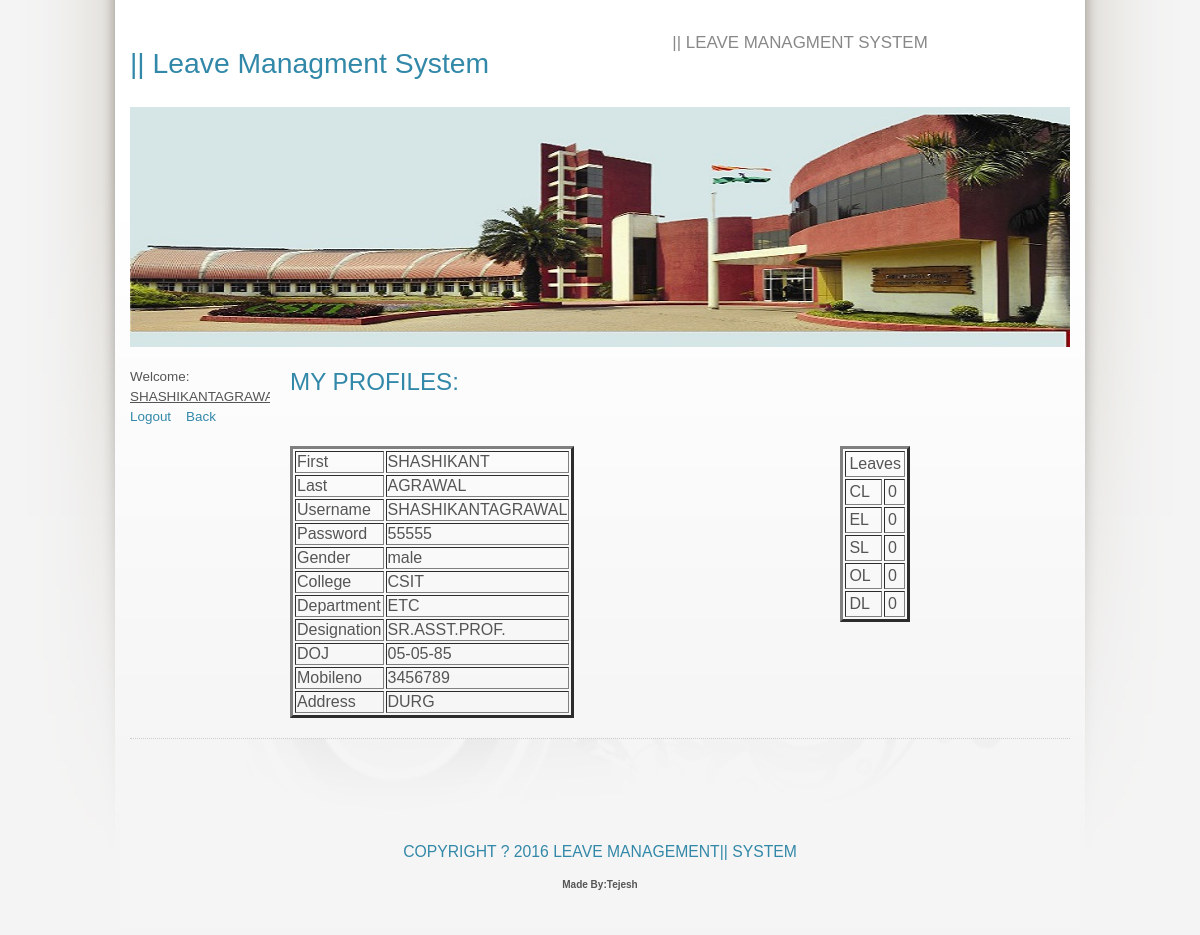
The page /myprofile.php (signed in) on the database its author committed.
### tables this page shows
CREATE TABLE IF NOT EXISTS `registration` (
  `ID` int(11) NOT NULL,
  `FIRST` varchar(50) NOT NULL,
  `LAST` varchar(50) NOT NULL,
  `USERNAME` varchar(50) NOT NULL,
  `PASSWORD` varchar(50) NOT NULL,
  `GENDER` varchar(30) NOT NULL,
  `COLLEGE` varchar(50) NOT NULL,
  `DEPARTMENT` varchar(50) NOT NULL,
  `DESIGNATION` varchar(50) NOT NULL,
  `TYPE` varchar(80) NOT NULL,
  `DOJ` varchar(30) NOT NULL,
  `MOBILENO` bigint(20) NOT NULL,
  `ADDRESS` varchar(300) NOT NULL,
  `CL` float NOT NULL,
  `EL` int(11) NOT NULL,
  `SL` int(11) NOT NULL,
  `OL` int(11) NOT NULL,
  `DL` int(11) NOT NULL
);

### myprofile.php (the view, shortened to what this page needs)
<html>
<head>
	<link rel="stylesheet" type="text/css" href="origo.css" title="Origo" media="all" />
</head>
<body class="light blue smaller freestyle01">
<div id="layout">
	<div class="row smaller">
		<div class="col c5 smaller">
			<h1><a href="index.php">|| Leave Managment System</a></h1>
		</div>
		<div class="col c7 aligncenter">
			<p class="slogan">|| Leave Managment System</p>
		</div>
	</div>
	<div class="row">
		<div class="col c12 aligncenter">
			<img src="images/front.jpg" width="960" height="240" alt="" />
		</div>
	</div>
	<div class="row">
		<div class="col c2 alignleft">
			<ul class="menu">
<?php
if($_SESSION['USERNAME']==session_id())
				{
				$a=$_SESSION['USER'];
				echo"Welcome: <u> $a</u>";
				?>
				<a href='logout.php'>Logout</a>&nbsp;&nbsp;&nbsp;
				<a href="user_login.php">Back</a>
			</div>
		<div class="col c8">
			<h2>MY PROFILES:</h2>
<br><br><br>
<?php
 $q="select * from registration where USERNAME='$a'";
 $rs=mysql_query($q);
?>
<?php
echo"<table border='3' style='float:left;'>";
 while($row=mysql_fetch_array($rs))
 {
  echo"<tr><td>First</td><td>$row[FIRST]</td></tr>";
  echo"<tr><td>Last</td><td>$row[LAST]</td></tr>";
  echo"<tr><td>Username</td><td>$row[USERNAME]</td></tr>";
  echo"<tr><td>Password</td><td>$row[PASSWORD]</td></tr>";
  echo"<tr><td>Gender</td><td>$row[GENDER]</td></tr>";
  echo"<tr><td>College</td><td>$row[COLLEGE]</td></tr>";
  echo"<tr><td>Department</td><td>$row[DEPARTMENT]</td></tr>";
  echo"<tr><td>Designation</td><td>$row[DESIGNATION]</td></tr>";
  echo"<tr><td>DOJ</td><td>$row[DOJ]</td></tr>";
  echo"<tr><td>Mobileno</td><td>$row[MOBILENO]</td></tr>";
  echo"<tr><td>Address</td><td>$row[ADDRESS]</td></tr>";
 }
echo"</table>";
?>
<?php
 $q="select * from registration where USERNAME='$a'";
 $rs=mysql_query($q);
?>
<?php
echo"<table border='3' style='float:right;' cellpadding='3'>";
 while($row=mysql_fetch_array($rs))
 {
  echo"<tr><td colspan='2'>Leaves</td></tr>";
  echo"<tr><td>CL</td><td>$row[CL]</td></tr>";
  echo"<tr><td>EL</td><td>$row[EL]</td></tr>";
  echo"<tr><td>SL</td><td>$row[SL]</td></tr>";
  echo"<tr><td>OL</td><td>$row[OL]</td></tr>";
  echo"<tr><td>DL</td><td>$row[DL]</td></tr>";
  }
echo"</table>";
?>
			</div>
 <?php
				}
				else
				{
				header("location:index.php");
				}
				?>
	</div>
	<div id="footer" class="row">
		<div class="col c12 aligncenter">
			<br><br><br><br><br><br>
        <h3><center>Copyright ? 2016 Leave Management|| System</center></h3>
        <h5><center>Made By:Tejesh</center></h5>   			 </div>
		</div>
	</div>
</body>
</html>

### origo.css (style rules this page uses)
body { background:#0a0a0a url(images/background.jpg) top center no-repeat; color:#ccc; font:110% 'Economica',Tahoma,sans-serif; line-height:1.3em; }
a { color:#d06060; text-decoration:none; font-weight:400; }
p,ul,ol,dl { margin:0 0 15px 0; line-height:1.5em; }
h1 { color:#888; font-size:3.6em; margin-bottom:0; }
h1 a { text-transform:none; font-weight:400; }
h2 { font-size:2.2em; color:#333; margin:0 0 5px; }
h3 { font-size:1.6em; margin:0 0 5px 0; }
h1,h2,h3 { color:#d06060; font-weight:400; line-height:1.2em; font-family:'Economica', sans-serif; }
#layout { margin:40px auto 0; width:960px; }
#footer { background:#0a0a0a url(images/insidebg.jpg) top center no-repeat; }
#footer .col { color:#555; border-top:1px dotted #1a1a1a; padding:20px 0; }
.col { float:left; margin:0 10px; overflow:hidden; float:left; display:inline; }
.col img { max-width:100%; }
.row { width:960px; margin:20px auto 0; overflow:hidden; }
.c2 { width:140px; }
.c5 { width:380px; }
.c7 { width:540px; }
.c8 { width:620px; }
.c12 { width:940px; }
ul.menu { list-style:none; margin:0; padding:10px 0; border-top:1px solid #333; }
.slogan { color:#bbb; font-size:1.2em; }
.alignleft { text-align:left; }
.aligncenter { text-align:center; }
.smaller { font-size:0.9em; }
body.light { background:#f5f5f5 url(images/background-light.jpg) top center no-repeat; color:#555; }
body.light a { color:#d06060; }
body.light h1 { color:#888; font-size:3.6em; margin-bottom:0; }
body.light h2 { color:#555; }
body.light h1, body.light h2, body.light h3 { color:#d06060; }
body.light ul.menu { border-top:1px solid #ddd; }
body.light .slogan { color:#888; }
body.light #footer { background:#f5f5f5 url(images/insidebg-light.jpg) top center no-repeat; }
body.light #footer .col { color:#555; border-top:1px dotted #ccc; }
body.blue a { color:#3288a8; }
body.blue h1, body.blue h2, body.blue h3 { color:#3288a8; }
body.freestyle01 { font:84% Tahoma,sans-serif; }
body.freestyle01 #layout { margin:20px auto 0; width:960px; }
body.freestyle01 h1, body.freestyle01 h2, body.freestyle01 h3, body.freestyle01 ul.menu li a { font-family: 'Dosis', sans-serif; text-transform:uppercase; }
body.freestyle01 p.slogan { font-family: 'Dosis', sans-serif; text-transform:uppercase; margin-top:10px; font-size:1.4em; }
body.freestyle01 h1 { line-height:1.7em; }
body.freestyle01 h1 { font-size:2.6em; }
body.freestyle01 h2 { font-size:1.8em; }
body.freestyle01 h3 { font-size:1.3em; }
body.freestyle01 ul.menu { list-style:none; margin:0 0 15px 0; border:0; padding:0; position:relative; }
body.freestyle01 #footer { font-size:0.9em; color:#999; }

### rows shown on the page
registration: FIRST "SHASHIKANT", LAST "AGRAWAL", USERNAME "SHASHIKANTAGRAWAL", PASSWORD "55555", GENDER "male", COLLEGE "CSIT", DEPARTMENT "ETC", DESIGNATION "SR.ASST.PROF.", DOJ "05-05-85", MOBILENO "3456789", ADDRESS "DURG", CL "0", EL "0", SL "0", OL "0", DL "0"
